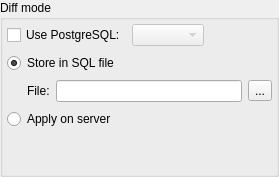
           <widget class="QGroupBox" name="groupBox_3">
            <property name="sizePolicy">
             <sizepolicy hsizetype="Expanding" vsizetype="Preferred">
              <horstretch>0</horstretch>
              <verstretch>0</verstretch>
             </sizepolicy>
            </property>
            <property name="title">
             <string>Diff mode</string>
            </property>
            <layout class="QVBoxLayout" name="verticalLayout">
             <property name="leftMargin">
              <number>4</number>
             </property>
             <property name="topMargin">
              <number>4</number>
             </property>
             <property name="rightMargin">
              <number>4</number>
             </property>
             <property name="bottomMargin">
              <number>4</number>
             </property>
             <item>
              <layout class="QHBoxLayout" name="horizontalLayout_17">
               <item>
                <widget class="QCheckBox" name="pgsql_ver_chk">
                 <property name="statusTip">
                  <string>Override the PostgreSQL version when generating the diff. The default is to use the same version as the input database.</string>
                 </property>
                 <property name="text">
                  <string>Use PostgreSQL:</string>
                 </property>
                </widget>
               </item>
               <item>
                <widget class="QComboBox" name="pgsql_ver_cmb">
                 <property name="enabled">
                  <bool>false</bool>
                 </property>
                 <property name="statusTip">
                  <string/>
                 </property>
                </widget>
               </item>
               <item>
                <widget class="QWidget" name="pgsql_ver_hint" native="true">
                 <property name="sizePolicy">
                  <sizepolicy hsizetype="Fixed" vsizetype="Fixed">
                   <horstretch>0</horstretch>
                   <verstretch>0</verstretch>
                  </sizepolicy>
                 </property>
                 <property name="minimumSize">
                  <size>
                   <width>22</width>
                   <height>22</height>
                  </size>
                 </property>
                 <property name="maximumSize">
                  <size>
                   <width>22</width>
                   <height>22</height>
                  </size>
                 </property>
                </widget>
               </item>
               <item>
                <spacer name="horizontalSpacer_4">
                 <property name="orientation">
                  <enum>Qt::Horizontal</enum>
                 </property>
                 <property name="sizeHint" stdset="0">
                  <size>
                   <width>40</width>
                   <height>20</height>
                  </size>
                 </property>
                </spacer>
               </item>
              </layout>
             </item>
             <item>
              <layout class="QHBoxLayout" name="horizontalLayout_7">
               <item>
                <widget class="QRadioButton" name="store_in_file_rb">
                 <property name="sizePolicy">
                  <sizepolicy hsizetype="Fixed" vsizetype="Fixed">
                   <horstretch>0</horstretch>
                   <verstretch>0</verstretch>
                  </sizepolicy>
                 </property>
                 <property name="minimumSize">
                  <size>
                   <width>125</width>
                   <height>0</height>
                  </size>
                 </property>
                 <property name="statusTip">
                  <string>Compares the model and the input database storing the diff in a SQL file for later usage.</string>
                 </property>
                 <property name="text">
                  <string>Store in SQL file</string>
                 </property>
                 <property name="checked">
                  <bool>true</bool>
                 </property>
                </widget>
               </item>
               <item>
                <widget class="QWidget" name="store_in_file_hint" native="true">
                 <property name="sizePolicy">
                  <sizepolicy hsizetype="Fixed" vsizetype="Fixed">
                   <horstretch>0</horstretch>
                   <verstretch>0</verstretch>
                  </sizepolicy>
                 </property>
                 <property name="minimumSize">
                  <size>
                   <width>22</width>
                   <height>22</height>
                  </size>
                 </property>
                 <property name="maximumSize">
                  <size>
                   <width>22</width>
                   <height>22</height>
                  </size>
                 </property>
                </widget>
               </item>
               <item>
                <spacer name="horizontalSpacer_2">
                 <property name="orientation">
                  <enum>Qt::Horizontal</enum>
                 </property>
                 <property name="sizeHint" stdset="0">
                  <size>
                   <width>40</width>
                   <height>20</height>
                  </size>
                 </property>
                </spacer>
               </item>
              </layout>
             </item>
             <item>
              <widget class="QWidget" name="store_in_file_wgt" native="true">
               <property name="enabled">
                <bool>true</bool>
               </property>
               <property name="sizePolicy">
                <sizepolicy hsizetype="Preferred" vsizetype="Fixed">
                 <horstretch>0</horstretch>
                 <verstretch>0</verstretch>
                </sizepolicy>
               </property>
               <layout class="QGridLayout" name="gridLayout">
                <property name="leftMargin">
                 <number>20</number>
                </property>
                <property name="topMargin">
                 <number>0</number>
                </property>
                <property name="rightMargin">
                 <number>0</number>
                </property>
                <property name="bottomMargin">
                 <number>0</number>
                </property>
                <item row="0" column="0">
                 <widget class="QLabel" name="file_lbl">
                  <property name="enabled">
                   <bool>true</bool>
                  </property>
                  <property name="sizePolicy">
                   <sizepolicy hsizetype="Preferred" vsizetype="Fixed">
                    <horstretch>0</horstretch>
                    <verstretch>0</verstretch>
                   </sizepolicy>
                  </property>
                  <property name="minimumSize">
                   <size>
                    <width>0</width>
                    <height>0</height>
                   </size>
                  </property>
                  <property name="text">
                   <string>File:</string>
                  </property>
                 </widget>
                </item>
                <item row="0" column="2">
                 <widget class="QToolButton" name="select_file_tb">
                  <property name="enabled">
                   <bool>true</bool>
                  </property>
                  <property name="minimumSize">
                   <size>
                    <width>0</width>
                    <height>0</height>
                   </size>
                  </property>
                  <property name="toolTip">
                   <string>Select output file</string>
                  </property>
                  <property name="text">
                   <string>...</string>
                  </property>
                  <property name="icon">
                   <iconset resource="../res/resources.qrc">
                    <normaloff>:/icones/icones/abrir.png</normaloff>:/icones/icones/abrir.png</iconset>
                  </property>
                  <property name="iconSize">
                   <size>
                    <width>22</width>
                    <height>22</height>
                   </size>
                  </property>
                 </widget>
                </item>
                <item row="0" column="1">
                 <widget class="QLineEdit" name="file_edt">
                  <property name="enabled">
                   <bool>true</bool>
                  </property>
                  <property name="dragEnabled">
                   <bool>false</bool>
                  </property>
                  <property name="readOnly">
                   <bool>false</bool>
                  </property>
                 </widget>
                </item>
               </layout>
              </widget>
             </item>
             <item>
              <layout class="QHBoxLayout" name="horizontalLayout_8">
               <item>
                <widget class="QRadioButton" name="apply_on_server_rb">
                 <property name="enabled">
                  <bool>true</bool>
                 </property>
                 <property name="sizePolicy">
                  <sizepolicy hsizetype="Fixed" vsizetype="Fixed">
                   <horstretch>0</horstretch>
                   <verstretch>0</verstretch>
                  </sizepolicy>
                 </property>
                 <property name="minimumSize">
                  <size>
                   <width>125</width>
                   <height>0</height>
                  </size>
                 </property>
                 <property name="statusTip">
                  <string>Compares the model and the input database generating a diff and applying it directly to the latter. &lt;strong&gt;WARNING:&lt;/strong&gt; this mode causes irreversible changes on the database and in case of failure the original structure is not restored, so make sure to have a backup before proceed.</string>
                 </property>
                 <property name="text">
                  <string>Apply on server</string>
                 </property>
                 <property name="checked">
                  <bool>false</bool>
                 </property>
                </widget>
               </item>
               <item>
                <widget class="QWidget" name="apply_on_server_hint" native="true">
                 <property name="sizePolicy">
                  <sizepolicy hsizetype="Fixed" vsizetype="Fixed">
                   <horstretch>0</horstretch>
                   <verstretch>0</verstretch>
                  </sizepolicy>
                 </property>
                 <property name="minimumSize">
                  <size>
                   <width>22</width>
                   <height>22</height>
                  </size>
                 </property>
                 <property name="maximumSize">
                  <size>
                   <width>22</width>
                   <height>22</height>
                  </size>
                 </property>
                </widget>
               </item>
               <item>
                <spacer name="horizontalSpacer_3">
                 <property name="orientation">
                  <enum>Qt::Horizontal</enum>
                 </property>
                 <property name="sizeHint" stdset="0">
                  <size>
                   <width>40</width>
                   <height>20</height>
                  </size>
                 </property>
                </spacer>
               </item>
              </layout>
             </item>
             <item>
              <spacer name="verticalSpacer_2">
               <property name="orientation">
                <enum>Qt::Vertical</enum>
               </property>
               <property name="sizeHint" stdset="0">
                <size>
                 <width>20</width>
                 <height>40</height>
                </size>
               </property>
              </spacer>
             </item>
            </layout>
           </widget>
